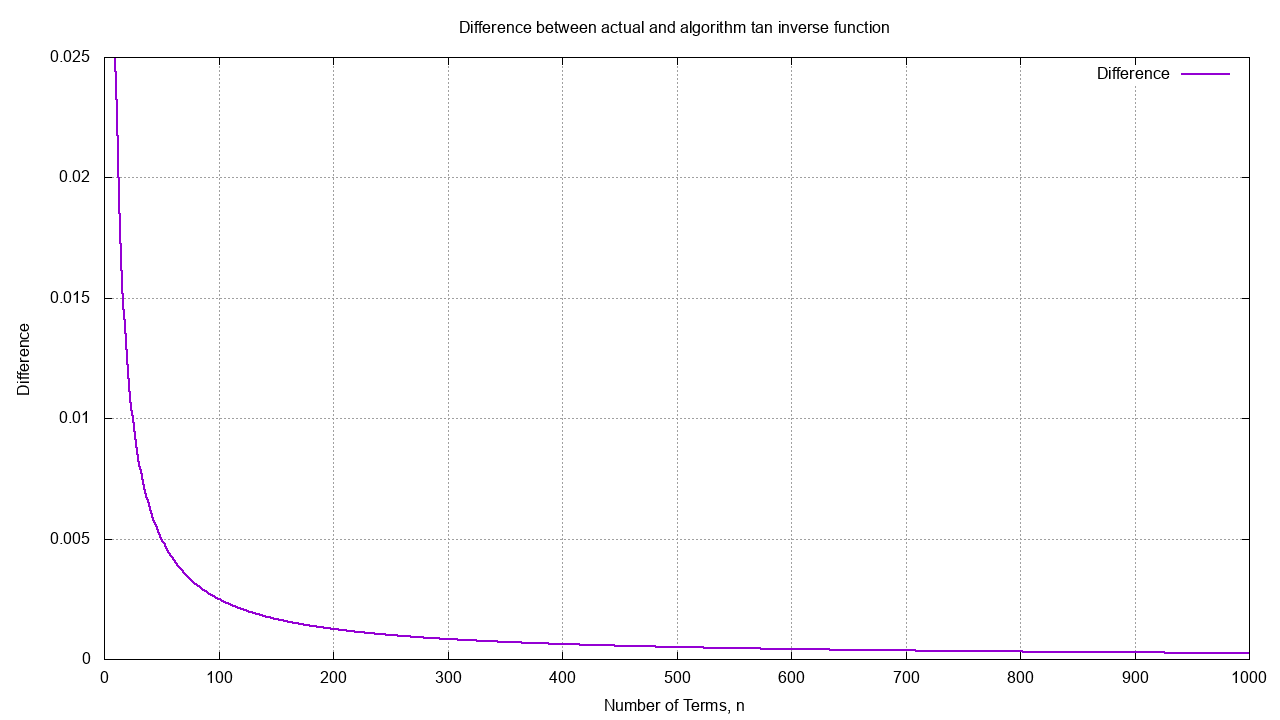

Write the gnuplot code that produced this figure.
set title "Difference between actual and algorithm tan inverse function"
set xlabel "Number of Terms, n"
set ylabel "Difference"

set grid

set terminal png size 1280,720
set output "Function21.png"
plot "Function21.dat" u 1:(column("Difference")) w l lw 2\


set terminal wxt background '#00222222'
plot "Function21.dat" u 1:(column("Difference")) w l lw 2
